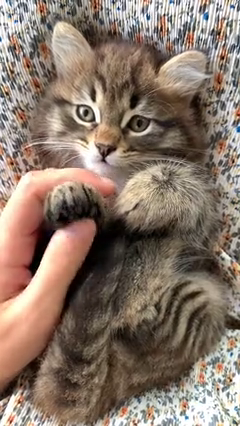
#> input picture frame 36 of video.mp4, 240 x 426 px
$ jupyter execute --allow-errors '06.크기 조정.ipynb'
#> lines starting #> are read from the running program, lines starting #| are printed output that depends on the picture
# 6. 크기 조정

## 이미지
### 고정 크기로 설정

[cell 1]
import cv2
img = cv2.imread('img.jpg')
#> (the rest of this cell did not finish here and is left out)

### 비율로 설정

[cell 2]
import cv2
img = cv2.imread('img.jpg')
# dst = cv2.resize(img, None, fx=0.5, fy=0.5) # x, y 비율 정의(0.5배로 축소)
#> (the rest of this cell did not finish here and is left out)

### 보간법
1. cv2.INTER_AREA: 크기 줄일 때 사용
2. cv2.INTER_CUBIC: 크기 늘릴 때 사용(속도 느림, 퀄리티 좋음)
3. cv2.INTER_LINEAR: 크기 늘릴 때 사용(기본값)

보간법 적용하여 축소

[cell 3]
import cv2
img = cv2.imread('img.jpg')
#> (the rest of this cell did not finish here and is left out)

보간법 적용하여 확대

[cell 4]
import cv2
img = cv2.imread('img.jpg')
#> (the rest of this cell did not finish here and is left out)

## 동영상
### 고정 크기로 설정

[cell 5]
import cv2
cap = cv2.VideoCapture('video.mp4')

while cap.isOpened():
    ret, frame = cap.read()
#> frame is the input picture: shape (426, 240, 3); mean B, G, R 105.9, 118.8, 136.9
    if not ret:
        break

    frame_resized = cv2.resize(frame, (400, 500))
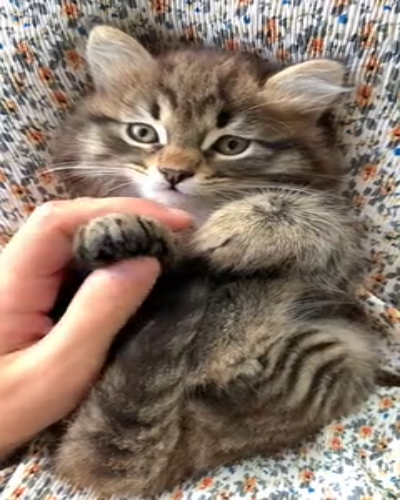
#> frame_resized: shape (500, 400, 3); mean B, G, R 105.8, 118.7, 136.8
    cv2.imshow('video', frame_resized)
    if cv2.waitKey(1) == ord('q'):
#> (key q is pressed here)
        break

cap.release()
cv2.destroyAllWindows()
cv2.waitKey(1)

### 비율로 설정

[cell 6]
import cv2
cap = cv2.VideoCapture('video.mp4')

while cap.isOpened():
    ret, frame = cap.read()
    if not ret:
        break

    frame_resized = cv2.resize(frame, None, fx=1.5, fy=1.5, interpolation=cv2.INTER_CUBIC)
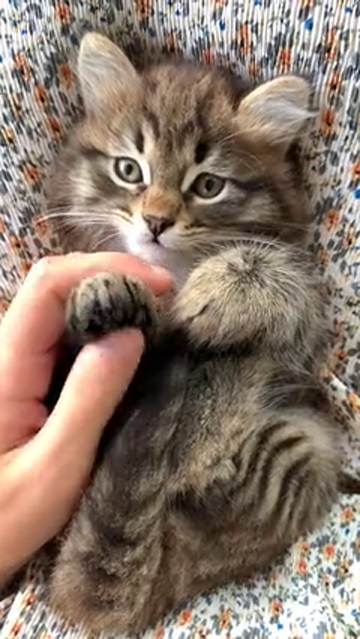
#> frame_resized: shape (639, 360, 3); mean B, G, R 105.9, 118.8, 136.9
    cv2.imshow('video', frame_resized)
    if cv2.waitKey(1) == ord('q'):
#> (key q is pressed here)
        break

cap.release()
cv2.destroyAllWindows()
cv2.waitKey(1)

$ run again, starting later in the video
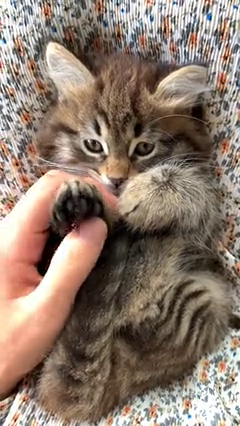
#> input picture frame 166 of video.mp4, 240 x 426 px
#> frame is the input picture: shape (426, 240, 3); mean B, G, R 108.6, 121.8, 140.4
#> `frame_resized = cv2.resize(frame, (400, 500))`:
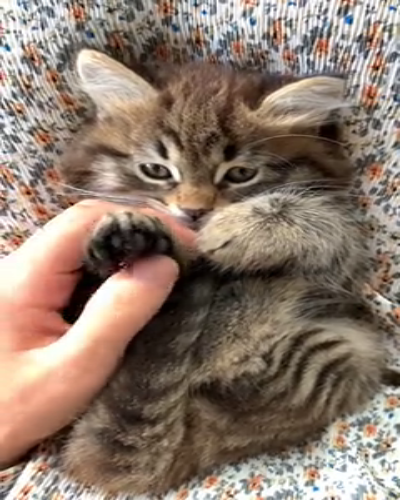
#> frame_resized: shape (500, 400, 3); mean B, G, R 108.5, 121.7, 140.3
#> `frame_resized = cv2.resize(frame, None, fx=1.5, fy=1.5, interpolation=..`:
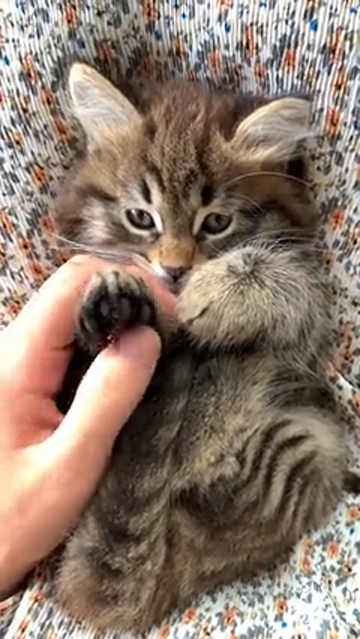
#> frame_resized: shape (639, 360, 3); mean B, G, R 108.6, 121.8, 140.4

$ run again, starting later in the video
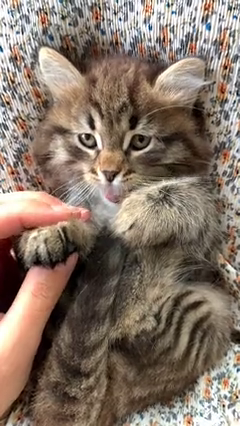
#> input picture frame 295 of video.mp4, 240 x 426 px
#> frame is the input picture: shape (426, 240, 3); mean B, G, R 103.4, 116.3, 133
#> `frame_resized = cv2.resize(frame, (400, 500))`:
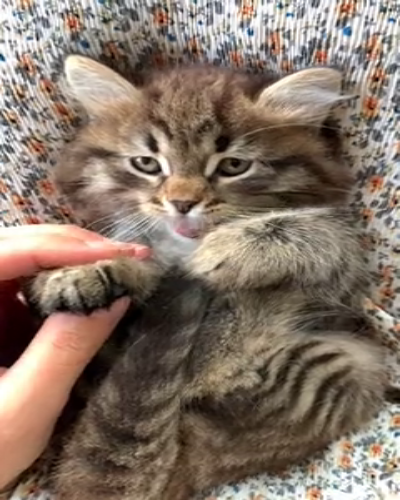
#> frame_resized: shape (500, 400, 3); mean B, G, R 103.2, 116.1, 132.9
#> `frame_resized = cv2.resize(frame, None, fx=1.5, fy=1.5, interpolation=..`:
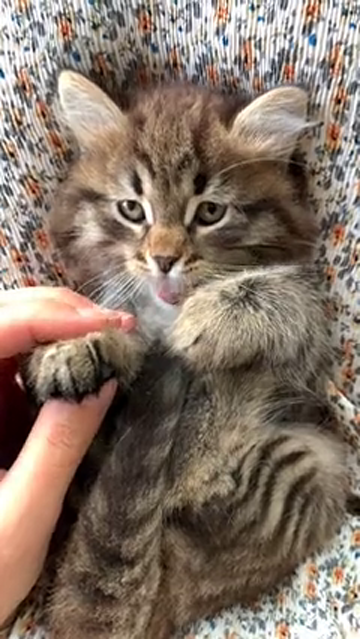
#> frame_resized: shape (639, 360, 3); mean B, G, R 103.3, 116.3, 133
